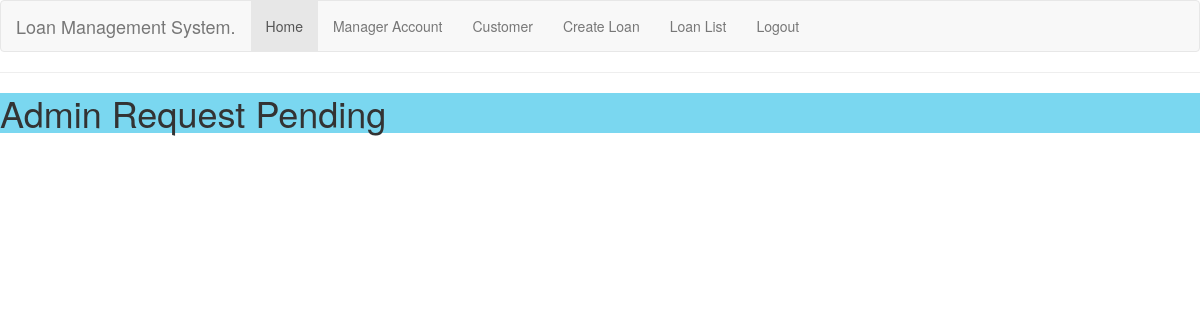
/customer_loan_details/6/ (signed in), run on an earlier commit of the app's database.
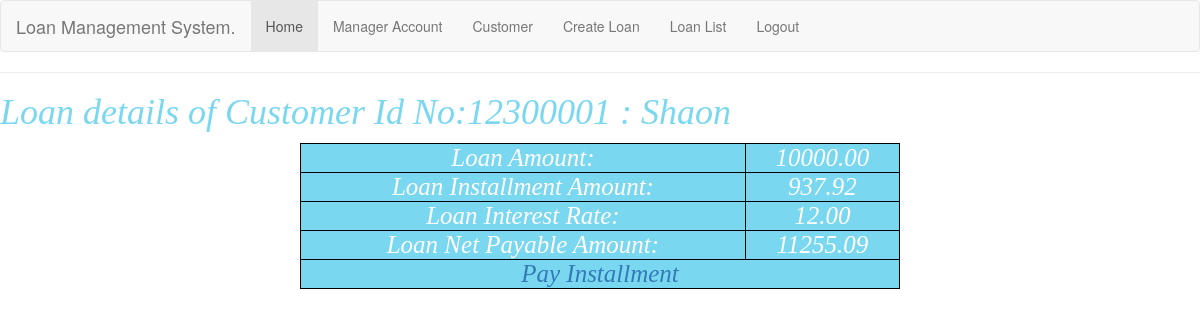
And on a later commit of the database.
### accounts/models.py (models this page shows, shortened)
class LoanModel(models.Model):
    customer_id = models.ForeignKey(BankCustomer, on_delete=models.CASCADE, blank=True, null=True,)
    loan_amount = models.DecimalField(null=True, blank=True, default=0.0, max_digits=30, decimal_places=2)
    loan_period = models.IntegerField(null=True, blank=True, default=0)
    loan_status = models.BooleanField(default=False)
    loan_installment_amount = models.DecimalField(null=True, blank=True, default=0.0, max_digits=30, decimal_places=2)
    loan_interest_rate = models.DecimalField(null=True, blank=True, default=0.0, max_digits=30, decimal_places=2)
    net_payable_amount = models.DecimalField(null=True, blank=True, default=0.0, max_digits=30, decimal_places=2)
    disbursement_status = models.BooleanField(default=False)
    account_balance = models.DecimalField(null=True, blank=True, default=0.0, max_digits=30, decimal_places=2)

class BankCustomer(models.Model):
    account_no = models.CharField(max_length=150, unique=True, default="")
    full_name = models.CharField(max_length=50, default="", blank=False)
    birth_date = models.DateField(null=True, blank=True)
    email = models.EmailField(unique=True, blank=False)
    contact_no = models.CharField(unique=True, null=True, blank=True, max_length=20)
    Address = models.CharField(max_length=512)
    city = models.CharField(max_length=256)
    country = models.CharField(max_length=256)
    nationality = models.CharField(max_length=256)
    occupation = models.CharField(max_length=256)
    monthly_income = models.CharField(max_length=30)
    def __str__(self):
        return self.account_no + " : " + self.full_name

### accounts/views.py (the view)
# urls.py: path('customer_loan_details/<int:pk>/',CustomerLoanDetail.as_view(), name='customer_loan_details'),
class CustomerLoanDetail(DetailView):
    model = LoanModel
    template_name = 'accounts/customer_loan_details.html'

### accounts/templates/accounts/customer_loan_details.html (shortened to what this page needs)
{% extends 'base.html' %}
{% block content %}
<h2>{{ title }}</h2><hr>
<head>
</head>
<form method="POST" action="{% url 'disburse' pk=object.pk %}" enctype='multipart/form-data'>
    {% if request.user.is_authenticated %}
     {% if object.loan_status %}
    <h1 style="color: #7AD7F0; font-family: times, serif; font-style:italic;">Loan details of Customer Id No:{{object.customer_id}}</h1>
        <table>
        <tr>
            <td>Loan Amount: </td><td>{{object.loan_amount}}</td> </tr>
            <tr><td>Loan Installment Amount: </td><td>{{object.loan_installment_amount}}</td> </tr>
          <tr>  <td>Loan Interest Rate: </td><td>{{object.loan_interest_rate}}</td> </tr>
            <tr><td>Loan Net Payable Amount: </td><td>{{object.net_payable_amount}}</td></tr>
    {% if object.disbursement_status %}
            <tr>
            <td colspan="2"><a href="{% url 'installment' pk=object.pk %}">Pay Installment</a></td> </tr>
    {% else %}
            <tr> <td colspan="2"> <a href="{% url 'disburse' pk=object.pk %}">Disburse Now</a> </td> </tr> </table>
    {% endif %}
    {% else %}
      <h1 style="background-color:#7AD7F0;">Admin Request Pending</h1>
    {% endif %}
     {% endif %}
</form>
{% endblock content %}

What changed in the data, as far as the page shows it:
now on this page (row edited): LoanModel: customer_id "12300001 : Shaon", loan_amount "10000.00", loan_installment_amount "937.92", loan_interest_rate "12.00", net_payable_amount "11255.09"
changed LoanModel: loan_status False → True (drawn)
Also different on the page:
text no longer shown: "Admin Request Pending"
text now shown: "Loan details of Customer Id No: Loan Amount: Loan Installment Amount: Loan Interest Rate: Loan Net Payable Amount: Pay Installment"
